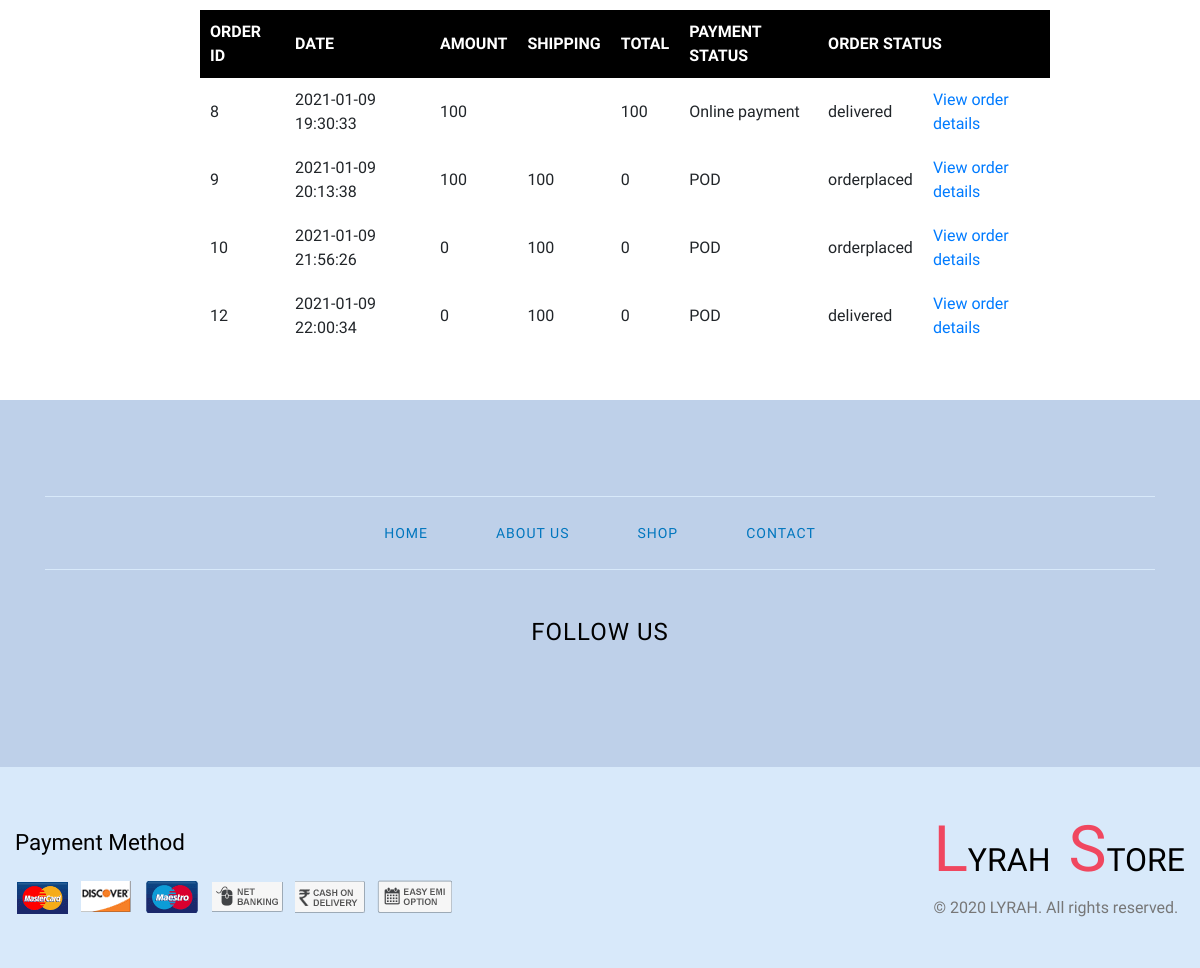
The app's page /admin/orders.php (lower part), older data.
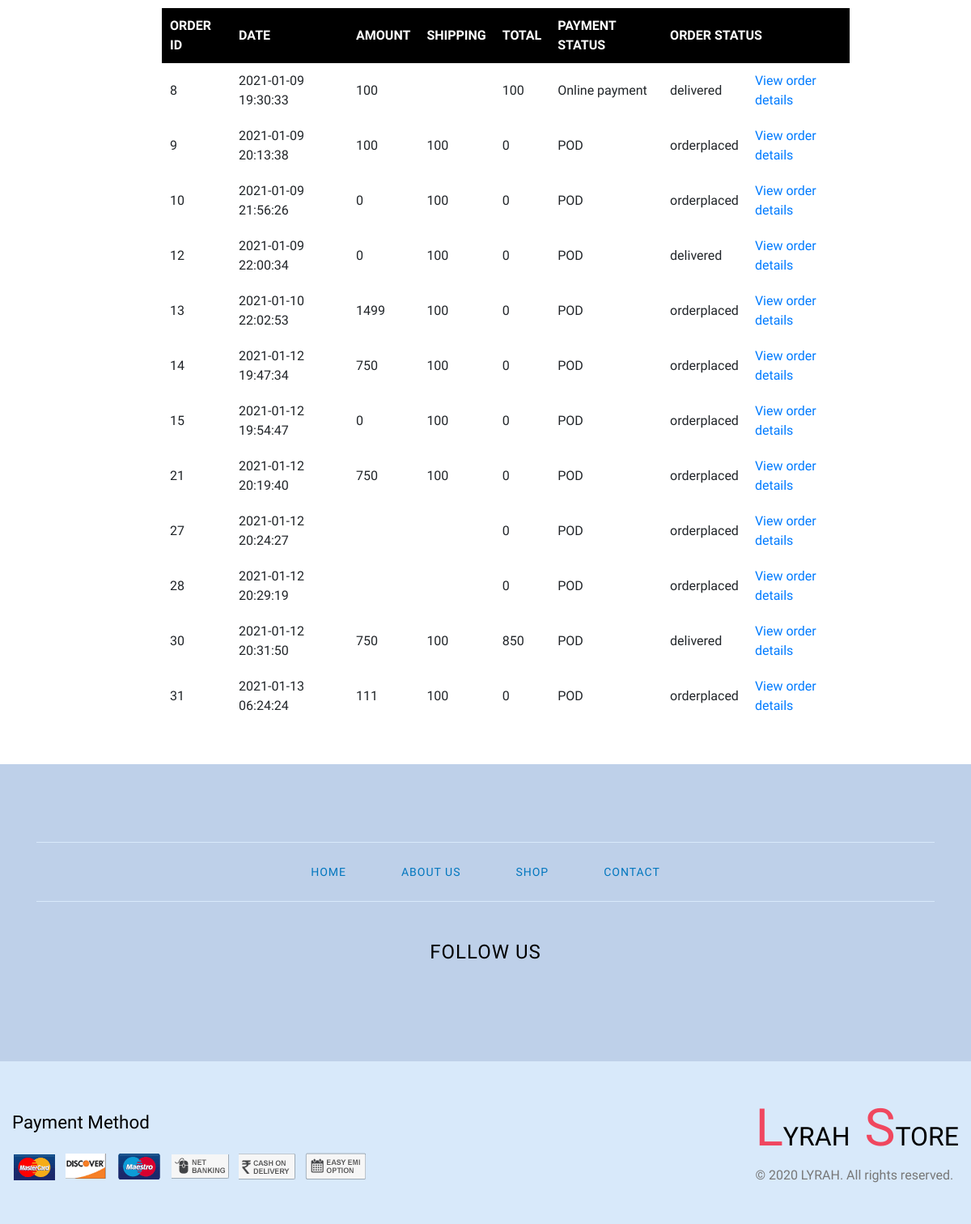
The same page, newer data.
### tables this page shows
CREATE TABLE IF NOT EXISTS `tblordermaster` (
  `oid` int(11) NOT NULL AUTO_INCREMENT,
  `cEmail` varchar(50) NOT NULL,
  `oDate` datetime NOT NULL,
  `dId` int(11) DEFAULT NULL,
  `oTotal` varchar(50) DEFAULT NULL,
  `shipping` varchar(50) DEFAULT NULL,
  `oStatus` varchar(50) NOT NULL,
  PRIMARY KEY (`oid`),
  KEY `cEmail` (`cEmail`,`dId`)
);

CREATE TABLE IF NOT EXISTS `tblpayment` (
  `payid` int(11) NOT NULL AUTO_INCREMENT,
  `oid` int(11) NOT NULL,
  `pDate` date NOT NULL,
  `pAmount` bigint(20) NOT NULL,
  `pStatus` varchar(50) NOT NULL,
  PRIMARY KEY (`payid`),
  KEY `oid` (`oid`)
);

### admin/orders.php (the view, shortened to what this page needs)
<?php
include '../connection.php';
?>
<div style="margin-top: 50px; margin-left: 150px; ">
<table  style="margin:50px; max-width: 850px;">
    <tr>
        <th>ORDER ID</th>
        <th>DATE</th>
        <th>AMOUNT</th>
        <th>SHIPPING</th>
        <th>TOTAL</th>
        <th>PAYMENT STATUS</th>
        <th colspan="2">ORDER STATUS</th>
    </tr>
            <?php
                        $q="select tblordermaster.*,tblpayment.*,tblcustomer.* from tblordermaster,tblpayment,tblcustomer where tblordermaster.cEmail=tblcustomer.email and tblordermaster.oid=tblpayment.oid";
                        $s= mysqli_query($conn, $q);
                        while($r= mysqli_fetch_array($s))
                        {
                            echo '<tr><td>'.$r['oid'].'</td>';
                            echo '<td>'.$r['oDate'].'</td>';
                            echo '<td>'.$r['oTotal'].'</td>';
                            echo '<td>'.$r['shipping'].'</td>';
                            echo '<td>'.$r['pAmount'].'</td>';
                            echo '<td>'.$r['pStatus'].'</td>';
                            echo '<td>'.$r['oStatus'].'</td>';
                            echo '<td><a href="orderdetails.php?id='.$r['oid'].'">View order details</a></td></tr>';
                        }
                   ?>
        </table>
</div>

Row changes from the older to the newer data that the page shows:
added tblordermaster: tblpayment.oid "13", oDate "2021-01-10 22:02:53", oTotal "1499", shipping "100", tblpayment.pAmount "0", tblpayment.pStatus "POD", oStatus "orderplaced"
added tblordermaster: tblpayment.oid "14", oDate "2021-01-12 19:47:34", oTotal "750", shipping "100", tblpayment.pAmount "0", tblpayment.pStatus "POD", oStatus "orderplaced"
added tblordermaster: tblpayment.oid "15", oDate "2021-01-12 19:54:47", oTotal "0", shipping "100", tblpayment.pAmount "0", tblpayment.pStatus "POD", oStatus "orderplaced"
added tblordermaster: tblpayment.oid "21", oDate "2021-01-12 20:19:40", oTotal "750", shipping "100", tblpayment.pAmount "0", tblpayment.pStatus "POD", oStatus "orderplaced"
added tblordermaster: tblpayment.oid "27", oDate "2021-01-12 20:24:27", tblpayment.pAmount "0", tblpayment.pStatus "POD", oStatus "orderplaced"
added tblordermaster: tblpayment.oid "28", oDate "2021-01-12 20:29:19", tblpayment.pAmount "0", tblpayment.pStatus "POD", oStatus "orderplaced"
added tblordermaster: tblpayment.oid "30", oDate "2021-01-12 20:31:50", oTotal "750", shipping "100", tblpayment.pAmount "850", tblpayment.pStatus "POD", oStatus "delivered"
added tblordermaster: tblpayment.oid "31", oDate "2021-01-13 06:24:24", oTotal "111", shipping "100", tblpayment.pAmount "0", tblpayment.pStatus "POD", oStatus "orderplaced"
